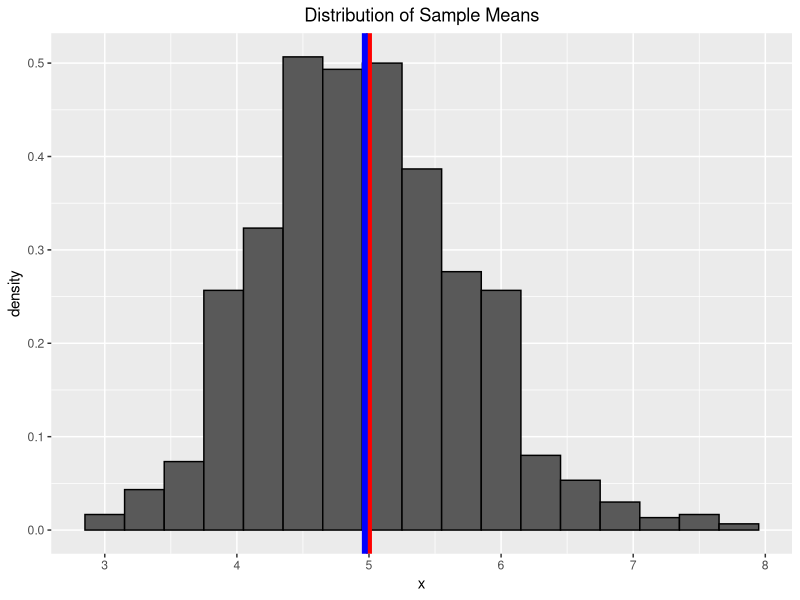
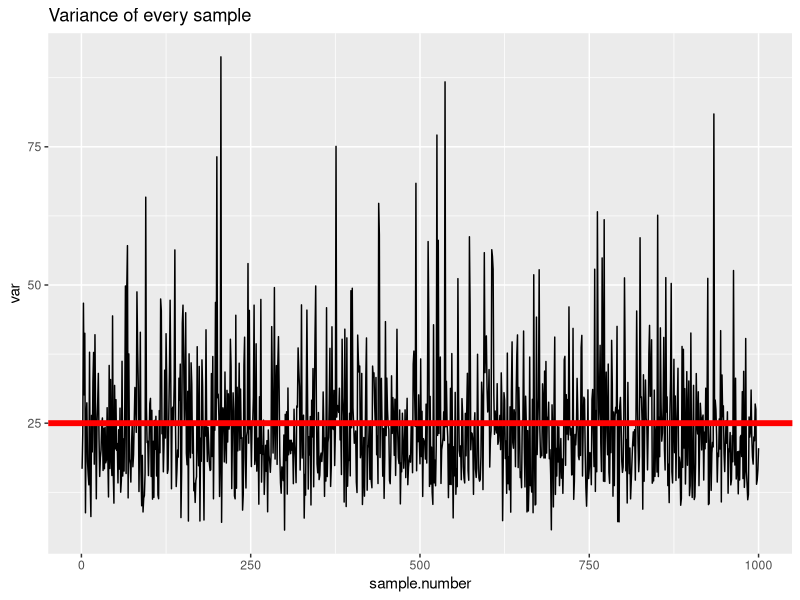
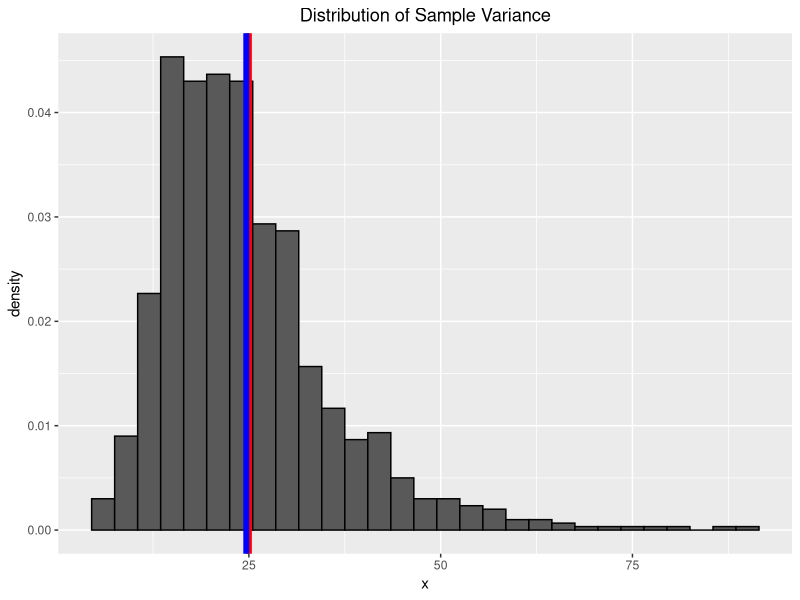
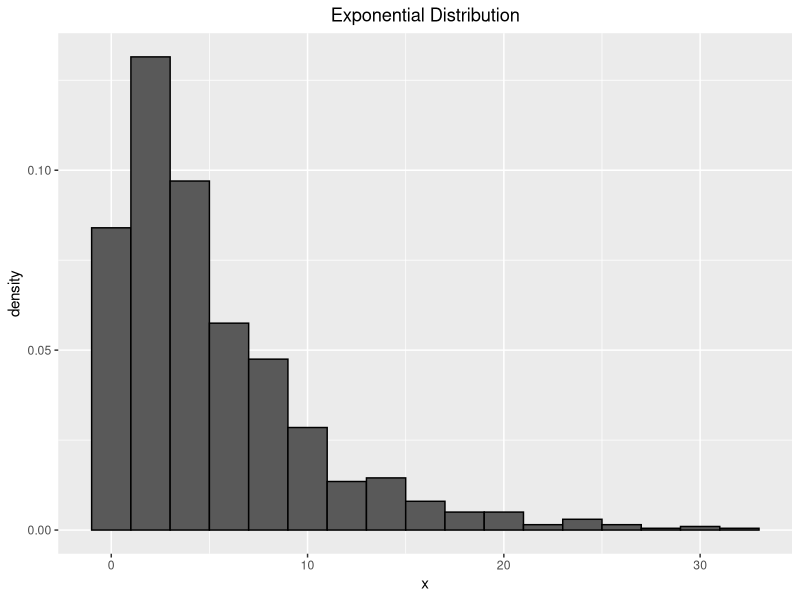
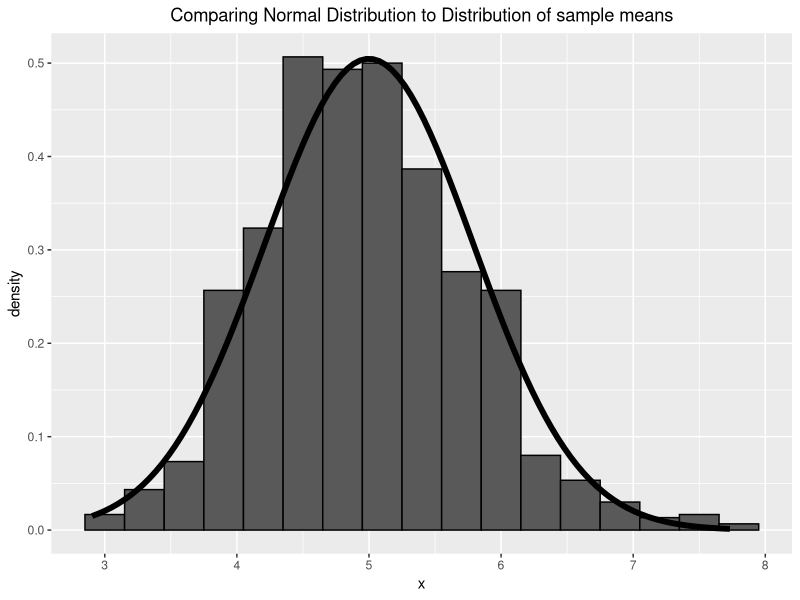

Generate these figures, in order, with R:
## ---- chunk 1
nsim <- 1000
sample.dist <- vector(length=nsim)
nsamples <- 40
lambda <- 0.2
true.mean <- 1/lambda
true.variance <- (1/lambda)^2
variance <- vector(length=nsim)
for (i in 1:nsim){
  
  sample <- rexp(nsamples,rate=lambda)
  sample.dist[i] <- mean(sample)
  variance[i] <- var(sample)
}
library(ggplot2)
sample.mean <- mean(sample.dist)
variance.mean <- mean(variance)
data <- data.frame(x=sample.dist)
g <- ggplot(data, aes(x = x)) + geom_histogram(binwidth=.3, colour = "black", 
                                               aes(y = ..density..)) 
g <- g + geom_vline(xintercept=true.mean,color='red',size=2) + 
geom_vline(xintercept=sample.mean,color='blue',size=2) +
ggtitle("Distribution of Sample Means") + 
theme(plot.title = element_text(hjust = 0.5))
g
## ---- chunk 2
print(paste0("The True Mean is ",true.mean))
print(paste0("The Mean of Sample Means is ",sample.mean))
## ---- chunk 3
sample.number = (1:length(variance))
variance.data <- data.frame(var=variance,sample.number=sample.number)
ggplot(data=variance.data) + geom_line(aes(y=var,x=sample.number)) + geom_hline(yintercept=(1/lambda)^2,color='red',size=2) +
ggtitle("Variance of every sample")
## ---- chunk 4
print(paste0("The True Variance is ",true.variance))
print(paste0("The Mean of Sample Variances is ",variance.mean))
## ---- chunk 5
plot.data <- data.frame(x=variance)
g <- ggplot(plot.data, aes(x = x)) + geom_histogram(binwidth=3, 
  colour = "black", aes(y = ..density..)) 
g <- g + geom_vline(xintercept=(1/lambda)^2,color='red',size=2) + geom_vline(xintercept=variance.mean,color='blue',size=2) + 
ggtitle("Distribution of Sample Variance") +
theme(plot.title = element_text(hjust = 0.5))
g
## ---- chunk 6
exp.dist <- rexp(nsim,rate=lambda)
exp.dist.data <- data.frame(x=exp.dist)
ggplot(exp.dist.data, aes(x = x)) + geom_histogram(binwidth=2, colour = "black", 
aes(y = ..density..)) + ggtitle("Exponential Distribution") + 
theme(plot.title = element_text(hjust = 0.5))
## ---- chunk 7
g <- ggplot(data, aes(x = x)) + geom_histogram(binwidth=.3, colour = "black",
aes(y = ..density..)) 
g <- g + stat_function(fun=dnorm,args=list(mean=5,sd=5/(nsamples)^0.5),size=2)+ 
ggtitle("Comparing Normal Distribution to Distribution of sample means") + 
theme(plot.title = element_text(hjust = 0.5))
g
